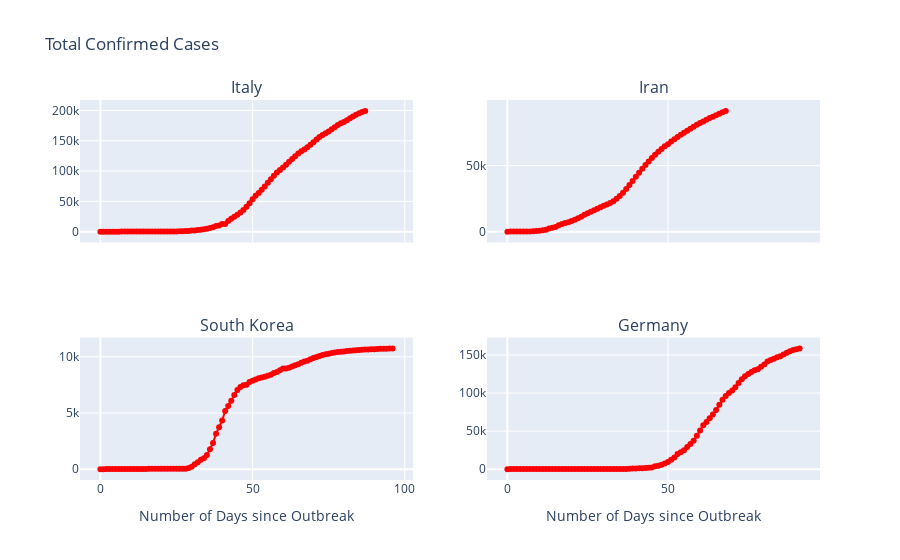

The notebook cell this image was saved under:
### Code cell
chartcol='red'
fig = make_subplots(rows=2, cols=2,shared_xaxes=True,
                   subplot_titles=('Italy','Iran','South Korea','Germany'))

fig.update_xaxes(title_text="Number of Days since Outbreak", row=2, col=1)

fig.update_xaxes(title_text="Number of Days since Outbreak", row=2, col=2)

fig.add_trace(go.Scatter(x=ItalyGrowth.index,y=ItalyGrowth['Total Confirmed Cases'],
                         mode='lines+markers',
                         name='Active Cases',
                         line=dict(color=chartcol,width=2)),
                          row=1,col=1)
fig.add_trace(go.Scatter(x=IranGrowth.index,y=IranGrowth['Total Confirmed Cases'],
                         mode='lines+markers',
                         name='Active Cases',
                         line=dict(color=chartcol,width=2)),
                          row=1,col=2)
                           
fig.add_trace(go.Scatter(x=SKGrowth.index,y=SKGrowth['Total Confirmed Cases'],
                         mode='lines+markers',
                         name='Active Cases',
                         line=dict(color=chartcol,width=2)),
                          row=2,col=1)    
                           
fig.add_trace(go.Scatter(x=GermanyGrowth.index,y=GermanyGrowth['Total Confirmed Cases'],
                         mode='lines+markers',
                         name='Active Cases',
                         line=dict(color=chartcol,width=2)),
                          row=2,col=2)  

fig.update_layout(showlegend=False,title = 'Total Confirmed Cases')

### Figure 1 — Plotly figure (JSON) as saved in the notebook; plotly's stock layout.template omitted (floating-point values rounded to 4 significant figures)
{"data": [{"line": {"color": "red", "width": 2}, "mode": "lines+markers", "name": "Active Cases", "type": "scatter", "x": [0, 1, 2, 3, 4, 5, 6, 7, 8, 9, 10, 11, 12, 13, 14, 15, 16, 17, 18, 19, 20, 21, 22, 23, 24, 25, 26, 27, 28, 29, 30, 31, 32, 33, 34, 35, 36, 37, 38, 39, 40, 41, 42, 43, 44, 45, 46, 47, 48, 49, 50, 51, 52, 53, 54, 55, 56, 57, 58, 59, 60, 61, 62, 63, 64, 65, 66, 67, 68, 69, 70, 71, 72, 73, 74, 75, 76, 77, 78, 79, 80, 81, 82, 83, 84, 85, 86, 87], "xaxis": "x", "y": [2, 2, 2, 2, 2, 2, 2, 3, 3, 3, 3, 3, 3, 3, 3, 3, 3, 3, 3, 3, 3, 20, 62, 155, 229, 322, 453, 655, 888, 1128, 1694, 2036, 2502, 3089, 3858, 4636, 5883, 7375, 9172, 10149, 12462, 12462, 17660, 21157, 24747, 27980, 31506, 35713, 41035, 47021, 53578, 59138, 63927, 69176, 74386, 80589, 86498, 92472, 97689, 101739, 105792, 110574, 115242, 119827, 124632, 128948, 132547, 135586, 139422, 143626, 147577, 152271, 156363, 159516, 162488, 165155, 168941, 172434, 175925, 178972, 181228, 183957, 187327, 189973, 192994, 195351, 197675, 199414], "yaxis": "y"}, {"line": {"color": "red", "width": 2}, "mode": "lines+markers", "name": "Active Cases", "type": "scatter", "x": [0, 1, 2, 3, 4, 5, 6, 7, 8, 9, 10, 11, 12, 13, 14, 15, 16, 17, 18, 19, 20, 21, 22, 23, 24, 25, 26, 27, 28, 29, 30, 31, 32, 33, 34, 35, 36, 37, 38, 39, 40, 41, 42, 43, 44, 45, 46, 47, 48, 49, 50, 51, 52, 53, 54, 55, 56, 57, 58, 59, 60, 61, 62, 63, 64, 65, 66, 67, 68], "xaxis": "x2", "y": [2, 5, 18, 28, 43, 61, 95, 139, 245, 388, 593, 978, 1501, 2336, 2922, 3513, 4747, 5823, 6566, 7161, 8042, 9000, 10075, 11364, 12729, 13938, 14991, 16169, 17361, 18407, 19644, 20610, 21638, 23049, 24811, 27017, 29406, 32332, 35408, 38309, 41495, 44605, 47593, 50468, 53183, 55743, 58226, 60500, 62589, 64586, 66220, 68192, 70029, 71686, 73303, 74877, 76389, 77995, 79494, 80868, 82211, 83505, 84802, 85996, 87026, 88194, 89328, 90481, 91472], "yaxis": "y2"}, {"line": {"color": "red", "width": 2}, "mode": "lines+markers", "name": "Active Cases", "type": "scatter", "x": [0, 1, 2, 3, 4, 5, 6, 7, 8, 9, 10, 11, 12, 13, 14, 15, 16, 17, 18, 19, 20, 21, 22, 23, 24, 25, 26, 27, 28, 29, 30, 31, 32, 33, 34, 35, 36, 37, 38, 39, 40, 41, 42, 43, 44, 45, 46, 47, 48, 49, 50, 51, 52, 53, 54, 55, 56, 57, 58, 59, 60, 61, 62, 63, 64, 65, 66, 67, 68, 69, 70, 71, 72, 73, 74, 75, 76, 77, 78, 79, 80, 81, 82, 83, 84, 85, 86, 87, 88, 89, 90, 91, 92, 93, 94, 95, 96], "xaxis": "x3", "y": [1, 1, 2, 2, 3, 4, 4, 4, 4, 11, 12, 15, 15, 16, 19, 23, 24, 24, 25, 27, 28, 28, 28, 28, 28, 29, 30, 31, 31, 104, 204, 433, 602, 833, 977, 1261, 1766, 2337, 3150, 3736, 4335, 5186, 5621, 6088, 6593, 7041, 7314, 7478, 7513, 7755, 7869, 7979, 8086, 8162, 8236, 8320, 8413, 8565, 8652, 8799, 8961, 8961, 9037, 9137, 9241, 9332, 9478, 9583, 9661, 9786, 9887, 9976, 10062, 10156, 10237, 10284, 10331, 10384, 10423, 10450, 10480, 10512, 10537, 10564, 10591, 10613, 10635, 10653, 10661, 10674, 10683, 10694, 10708, 10718, 10728, 10738, 10752], "yaxis": "y3"}, {"line": {"color": "red", "width": 2}, "mode": "lines+markers", "name": "Active Cases", "type": "scatter", "x": [0, 1, 2, 3, 4, 5, 6, 7, 8, 9, 10, 11, 12, 13, 14, 15, 16, 17, 18, 19, 20, 21, 22, 23, 24, 25, 26, 27, 28, 29, 30, 31, 32, 33, 34, 35, 36, 37, 38, 39, 40, 41, 42, 43, 44, 45, 46, 47, 48, 49, 50, 51, 52, 53, 54, 55, 56, 57, 58, 59, 60, 61, 62, 63, 64, 65, 66, 67, 68, 69, 70, 71, 72, 73, 74, 75, 76, 77, 78, 79, 80, 81, 82, 83, 84, 85, 86, 87, 88, 89, 90, 91], "xaxis": "x4", "y": [1, 4, 4, 4, 5, 8, 10, 12, 12, 12, 12, 13, 13, 14, 14, 16, 16, 16, 16, 16, 16, 16, 16, 16, 16, 16, 16, 16, 16, 17, 27, 46, 48, 79, 130, 159, 196, 262, 482, 670, 799, 1040, 1176, 1457, 1908, 2078, 3675, 4585, 5795, 7272, 9257, 12327, 15320, 19848, 22213, 24873, 29056, 32986, 37323, 43938, 50871, 57695, 62095, 66885, 71808, 77872, 84794, 91159, 96092, 100123, 103374, 107663, 113296, 118181, 122171, 124908, 127854, 130072, 131359, 134753, 137698, 141397, 143342, 145184, 147065, 148291, 150648, 153129, 154999, 156513, 157770, 158758], "yaxis": "y4"}], "layout": {"annotations": [{"font": {"size": 16}, "showarrow": false, "text": "Italy", "x": 0.225, "xanchor": "center", "xref": "paper", "y": 1, "yanchor": "bottom", "yref": "paper"}, {"font": {"size": 16}, "showarrow": false, "text": "Iran", "x": 0.775, "xanchor": "center", "xref": "paper", "y": 1, "yanchor": "bottom", "yref": "paper"}, {"font": {"size": 16}, "showarrow": false, "text": "South Korea", "x": 0.225, "xanchor": "center", "xref": "paper", "y": 0.375, "yanchor": "bottom", "yref": "paper"}, {"font": {"size": 16}, "showarrow": false, "text": "Germany", "x": 0.775, "xanchor": "center", "xref": "paper", "y": 0.375, "yanchor": "bottom", "yref": "paper"}], "showlegend": false, "title": {"text": "Total Confirmed Cases"}, "xaxis": {"anchor": "y", "domain": [0, 0.45], "matches": "x3", "showticklabels": false}, "xaxis2": {"anchor": "y2", "domain": [0.55, 1], "matches": "x4", "showticklabels": false}, "xaxis3": {"anchor": "y3", "domain": [0, 0.45], "title": {"text": "Number of Days since Outbreak"}}, "xaxis4": {"anchor": "y4", "domain": [0.55, 1], "title": {"text": "Number of Days since Outbreak"}}, "yaxis": {"anchor": "x", "domain": [0.625, 1]}, "yaxis2": {"anchor": "x2", "domain": [0.625, 1]}, "yaxis3": {"anchor": "x3", "domain": [0, 0.375]}, "yaxis4": {"anchor": "x4", "domain": [0, 0.375]}}}
